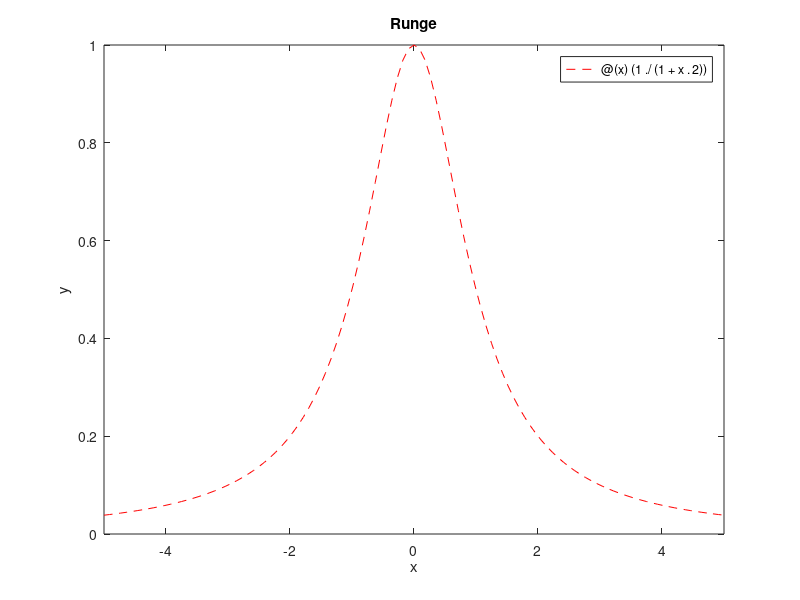

This chart was generated by the following MATLAB code: (Note: this script raises an error after producing the figure.)
fprintf('runge function approximation with composite interpolation\n')

% runge function
f = @(x)(1./(1+x.^2));
alfa=-5; beta=5;

% plot function 
figure(1)
fplot(f,[alfa,beta],'r--')
hold on
xlabel('x')
ylabel('y')
title('Runge')

% grades
l1 = 1; l2 = 2;

% length of intervalls 
H = 0.9;

for k=1:5
    
    % compute intervals
    h(k) = (H)^k; m = (beta-alfa)/h(k); x = linspace(alfa,beta,m+1);
    
    for j=1:m
        
        % compute polynomials in each interval
        x_in1 = linspace(x(j),x(j+1),l1+1)'; y1 = f(x_in1); a1 = getPolynCoeff(x_in1,y1); 
        x_in2 = linspace(x(j),x(j+1),l2+1)'; y2 = f(x_in2); a2 = getPolynCoeff(x_in2,y2);
        
        % compute the values of the polynomials 
        t = linspace(x(j),x(j+1),1000);
        yp1 = polyval(a1,t); 
        yp2 = polyval(a2,t);
        
        % plot polynomials
        plot(t,yp1,'y')
        plot(t,yp2,'g')
        
        % compute the errors in each interval 
        err1(j) = max(abs(f(t)-yp1)); 
        err2(j) = max(abs(f(t)-yp2));
        
    end
    
    % compute the errors in the entire domain
    % [alfa,beta]
    err_tot1(k) = max(err1); 
    err_tot2(k) = max(err2);
    
end

disp('      h        err1      err2')
disp([h',err_tot1',err_tot2'])

legend('runge','pol comp 1','pol comp 2')

% grafico degli errori
figure(2)
plot((1:k),err_tot1,'y')
hold on
plot((1:k),err_tot2,'g')
xlabel('length intervals')
ylabel('error')
title('compare runge function approximation errors')
legend('errore 1','errore 2')
        
        
        
        
        
        
        
        
        
        
        
    